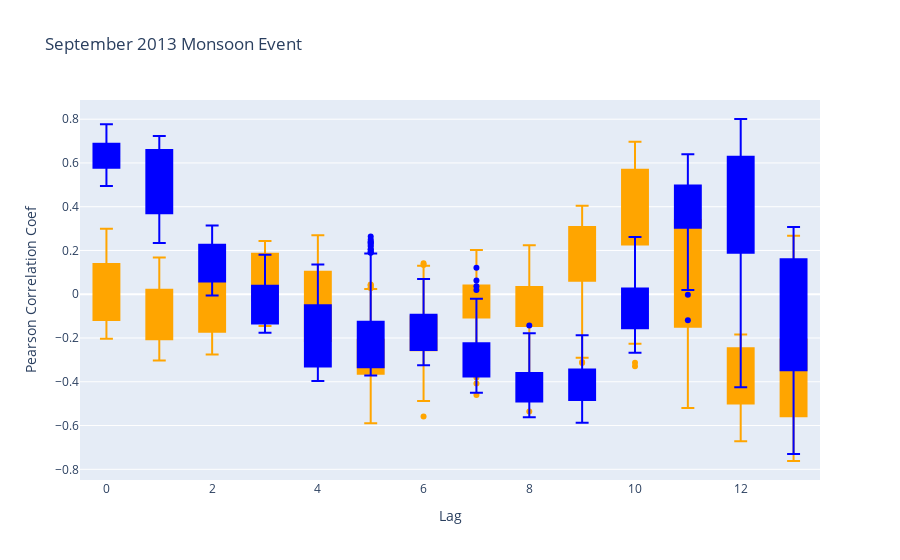

Notebook code for this chart:
### Markdown cell above
### September 2012 Monsoon Event

### Code cell
Sept2012_Monsoon = event(flow_regime = 'Monsoon', start_date = '2012-08-25',stop_date ='2012-09-15', eventname ='September 2013 Monsoon Event');
Sept2012_Monsoon.best_lag(plot_type='box')
Sept2012_Monsoon.contourmap(t_lag=0,d_lag=1,basemap=False)

### Figure 1 — Plotly figure (JSON) as saved in the notebook; plotly's stock layout.template omitted (floating-point values rounded to 4 significant figures; data arrays with more than 128 entries replaced by an {"elided": "..."} marker saying what was removed)
{"data": [{"fillcolor": "orange", "marker": {"color": "orange"}, "name": "0", "type": "box", "y": {"elided": "136 float values"}}, {"fillcolor": "orange", "marker": {"color": "orange"}, "name": "1", "type": "box", "y": {"elided": "136 float values"}}, {"fillcolor": "orange", "marker": {"color": "orange"}, "name": "2", "type": "box", "y": {"elided": "136 float values"}}, {"fillcolor": "orange", "marker": {"color": "orange"}, "name": "3", "type": "box", "y": {"elided": "136 float values"}}, {"fillcolor": "orange", "marker": {"color": "orange"}, "name": "4", "type": "box", "y": {"elided": "136 float values"}}, {"fillcolor": "orange", "marker": {"color": "orange"}, "name": "5", "type": "box", "y": {"elided": "136 float values"}}, {"fillcolor": "orange", "marker": {"color": "orange"}, "name": "6", "type": "box", "y": {"elided": "136 float values"}}, {"fillcolor": "orange", "marker": {"color": "orange"}, "name": "7", "type": "box", "y": {"elided": "136 float values"}}, {"fillcolor": "orange", "marker": {"color": "orange"}, "name": "8", "type": "box", "y": {"elided": "136 float values"}}, {"fillcolor": "orange", "marker": {"color": "orange"}, "name": "9", "type": "box", "y": {"elided": "136 float values"}}, {"fillcolor": "orange", "marker": {"color": "orange"}, "name": "10", "type": "box", "y": {"elided": "136 float values"}}, {"fillcolor": "orange", "marker": {"color": "orange"}, "name": "11", "type": "box", "y": {"elided": "136 float values"}}, {"fillcolor": "orange", "marker": {"color": "orange"}, "name": "12", "type": "box", "y": {"elided": "136 float values"}}, {"fillcolor": "orange", "marker": {"color": "orange"}, "name": "13", "type": "box", "y": {"elided": "136 float values"}}, {"fillcolor": "blue", "marker": {"color": "blue"}, "name": "0", "type": "box", "y": {"elided": "136 float values"}}, {"fillcolor": "blue", "marker": {"color": "blue"}, "name": "1", "type": "box", "y": {"elided": "136 float values"}}, {"fillcolor": "blue", "marker": {"color": "blue"}, "name": "2", "type": "box", "y": {"elided": "136 float values"}}, {"fillcolor": "blue", "marker": {"color": "blue"}, "name": "3", "type": "box", "y": {"elided": "136 float values"}}, {"fillcolor": "blue", "marker": {"color": "blue"}, "name": "4", "type": "box", "y": {"elided": "136 float values"}}, {"fillcolor": "blue", "marker": {"color": "blue"}, "name": "5", "type": "box", "y": {"elided": "136 float values"}}, {"fillcolor": "blue", "marker": {"color": "blue"}, "name": "6", "type": "box", "y": {"elided": "136 float values"}}, {"fillcolor": "blue", "marker": {"color": "blue"}, "name": "7", "type": "box", "y": {"elided": "136 float values"}}, {"fillcolor": "blue", "marker": {"color": "blue"}, "name": "8", "type": "box", "y": {"elided": "136 float values"}}, {"fillcolor": "blue", "marker": {"color": "blue"}, "name": "9", "type": "box", "y": {"elided": "136 float values"}}, {"fillcolor": "blue", "marker": {"color": "blue"}, "name": "10", "type": "box", "y": {"elided": "136 float values"}}, {"fillcolor": "blue", "marker": {"color": "blue"}, "name": "11", "type": "box", "y": {"elided": "136 float values"}}, {"fillcolor": "blue", "marker": {"color": "blue"}, "name": "12", "type": "box", "y": {"elided": "136 float values"}}, {"fillcolor": "blue", "marker": {"color": "blue"}, "name": "13", "type": "box", "y": {"elided": "136 float values"}}], "layout": {"showlegend": false, "title": {"text": "September 2013 Monsoon Event"}, "xaxis": {"title": {"text": "Lag"}}, "yaxis": {"title": {"text": "Pearson Correlation Coef"}}}}
